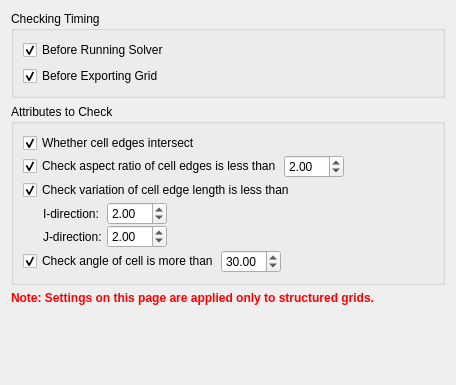
<?xml version="1.0" encoding="UTF-8"?>
<ui version="4.0">
 <class>PreferencePageGridCheck</class>
 <widget class="QWidget" name="PreferencePageGridCheck">
  <property name="geometry">
   <rect>
    <x>0</x>
    <y>0</y>
    <width>456</width>
    <height>385</height>
   </rect>
  </property>
  <property name="windowTitle">
   <string>Form</string>
  </property>
  <layout class="QVBoxLayout" name="verticalLayout_3">
   <item>
    <widget class="QGroupBox" name="timingGroupBox">
     <property name="title">
      <string>Checking Timing</string>
     </property>
     <layout class="QVBoxLayout" name="verticalLayout">
      <item>
       <widget class="QCheckBox" name="beforeExecCheckBox">
        <property name="text">
         <string>Before Running Solver</string>
        </property>
        <property name="checked">
         <bool>true</bool>
        </property>
       </widget>
      </item>
      <item>
       <widget class="QCheckBox" name="beforeExportCheckBox">
        <property name="text">
         <string>Before Exporting Grid</string>
        </property>
        <property name="checked">
         <bool>true</bool>
        </property>
       </widget>
      </item>
     </layout>
    </widget>
   </item>
   <item>
    <widget class="QGroupBox" name="attrGroupBox">
     <property name="title">
      <string>Attributes to Check</string>
     </property>
     <layout class="QVBoxLayout" name="verticalLayout_2">
      <property name="spacing">
       <number>2</number>
      </property>
      <item>
       <widget class="QCheckBox" name="cellCrushCheckBox">
        <property name="text">
         <string>Whether cell edges intersect</string>
        </property>
        <property name="checked">
         <bool>true</bool>
        </property>
       </widget>
      </item>
      <item>
       <layout class="QHBoxLayout" name="horizontalLayout">
        <item>
         <widget class="QCheckBox" name="aspectRatioCheckBox">
          <property name="text">
           <string>Check aspect ratio of cell edges is less than</string>
          </property>
          <property name="checked">
           <bool>true</bool>
          </property>
         </widget>
        </item>
        <item>
         <widget class="QDoubleSpinBox" name="aspectRatioSpinBox">
          <property name="minimumSize">
           <size>
            <width>60</width>
            <height>0</height>
           </size>
          </property>
          <property name="minimum">
           <double>1.200000000000000</double>
          </property>
          <property name="maximum">
           <double>10.000000000000000</double>
          </property>
          <property name="value">
           <double>2.000000000000000</double>
          </property>
         </widget>
        </item>
        <item>
         <spacer name="horizontalSpacer">
          <property name="orientation">
           <enum>Qt::Horizontal</enum>
          </property>
          <property name="sizeHint" stdset="0">
           <size>
            <width>40</width>
            <height>20</height>
           </size>
          </property>
         </spacer>
        </item>
       </layout>
      </item>
      <item>
       <layout class="QHBoxLayout" name="horizontalLayout_3">
        <item>
         <widget class="QCheckBox" name="variationCheckBox">
          <property name="text">
           <string>Check variation of cell edge length is less than</string>
          </property>
          <property name="checked">
           <bool>true</bool>
          </property>
         </widget>
        </item>
        <item>
         <spacer name="horizontalSpacer_3">
          <property name="orientation">
           <enum>Qt::Horizontal</enum>
          </property>
          <property name="sizeHint" stdset="0">
           <size>
            <width>40</width>
            <height>20</height>
           </size>
          </property>
         </spacer>
        </item>
       </layout>
      </item>
      <item>
       <layout class="QHBoxLayout" name="horizontalLayout_4">
        <item>
         <spacer name="horizontalSpacer_4">
          <property name="orientation">
           <enum>Qt::Horizontal</enum>
          </property>
          <property name="sizeType">
           <enum>QSizePolicy::Fixed</enum>
          </property>
          <property name="sizeHint" stdset="0">
           <size>
            <width>20</width>
            <height>20</height>
           </size>
          </property>
         </spacer>
        </item>
        <item>
         <layout class="QGridLayout" name="gridLayout">
          <property name="verticalSpacing">
           <number>0</number>
          </property>
          <item row="0" column="0">
           <widget class="QLabel" name="variationRatioILabel">
            <property name="text">
             <string>I-direction: </string>
            </property>
           </widget>
          </item>
          <item row="0" column="1">
           <widget class="QDoubleSpinBox" name="variationRatioISpinBox">
            <property name="minimumSize">
             <size>
              <width>60</width>
              <height>0</height>
             </size>
            </property>
            <property name="minimum">
             <double>1.200000000000000</double>
            </property>
            <property name="maximum">
             <double>10.000000000000000</double>
            </property>
            <property name="value">
             <double>2.000000000000000</double>
            </property>
           </widget>
          </item>
          <item row="1" column="0">
           <widget class="QLabel" name="variationRatioJLabel">
            <property name="text">
             <string>J-direction: </string>
            </property>
           </widget>
          </item>
          <item row="1" column="1">
           <widget class="QDoubleSpinBox" name="variationRatioJSpinBox">
            <property name="minimumSize">
             <size>
              <width>60</width>
              <height>0</height>
             </size>
            </property>
            <property name="minimum">
             <double>1.200000000000000</double>
            </property>
            <property name="maximum">
             <double>10.000000000000000</double>
            </property>
            <property name="value">
             <double>2.000000000000000</double>
            </property>
           </widget>
          </item>
         </layout>
        </item>
        <item>
         <spacer name="horizontalSpacer_5">
          <property name="orientation">
           <enum>Qt::Horizontal</enum>
          </property>
          <property name="sizeHint" stdset="0">
           <size>
            <width>40</width>
            <height>20</height>
           </size>
          </property>
         </spacer>
        </item>
       </layout>
      </item>
      <item>
       <layout class="QHBoxLayout" name="horizontalLayout_2">
        <item>
         <widget class="QCheckBox" name="angleCheckBox">
          <property name="text">
           <string>Check angle of cell is more than</string>
          </property>
          <property name="checked">
           <bool>true</bool>
          </property>
         </widget>
        </item>
        <item>
         <widget class="QDoubleSpinBox" name="angleSpinBox">
          <property name="minimumSize">
           <size>
            <width>60</width>
            <height>0</height>
           </size>
          </property>
          <property name="minimum">
           <double>10.000000000000000</double>
          </property>
          <property name="maximum">
           <double>80.000000000000000</double>
          </property>
          <property name="value">
           <double>30.000000000000000</double>
          </property>
         </widget>
        </item>
        <item>
         <spacer name="horizontalSpacer_2">
          <property name="orientation">
           <enum>Qt::Horizontal</enum>
          </property>
          <property name="sizeHint" stdset="0">
           <size>
            <width>40</width>
            <height>20</height>
           </size>
          </property>
         </spacer>
        </item>
       </layout>
      </item>
     </layout>
    </widget>
   </item>
   <item>
    <widget class="QLabel" name="langLabel">
     <property name="font">
      <font>
       <weight>75</weight>
       <bold>true</bold>
      </font>
     </property>
     <property name="styleSheet">
      <string notr="true">color: rgb(255, 0, 0);</string>
     </property>
     <property name="text">
      <string>Note: Settings on this page are applied only to structured grids.</string>
     </property>
     <property name="wordWrap">
      <bool>true</bool>
     </property>
    </widget>
   </item>
   <item>
    <spacer name="verticalSpacer">
     <property name="orientation">
      <enum>Qt::Vertical</enum>
     </property>
     <property name="sizeHint" stdset="0">
      <size>
       <width>20</width>
       <height>83</height>
      </size>
     </property>
    </spacer>
   </item>
  </layout>
 </widget>
 <resources/>
 <connections>
  <connection>
   <sender>aspectRatioCheckBox</sender>
   <signal>toggled(bool)</signal>
   <receiver>aspectRatioSpinBox</receiver>
   <slot>setEnabled(bool)</slot>
   <hints>
    <hint type="sourcelabel">
     <x>200</x>
     <y>147</y>
    </hint>
    <hint type="destinationlabel">
     <x>301</x>
     <y>149</y>
    </hint>
   </hints>
  </connection>
  <connection>
   <sender>angleCheckBox</sender>
   <signal>toggled(bool)</signal>
   <receiver>angleSpinBox</receiver>
   <slot>setEnabled(bool)</slot>
   <hints>
    <hint type="sourcelabel">
     <x>142</x>
     <y>203</y>
    </hint>
    <hint type="destinationlabel">
     <x>275</x>
     <y>205</y>
    </hint>
   </hints>
  </connection>
 </connections>
</ui>
